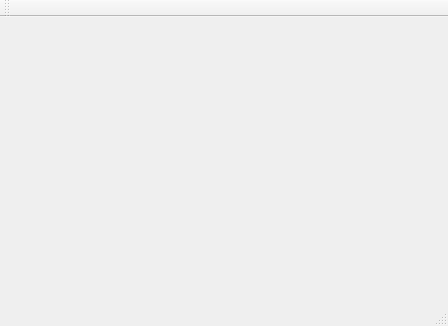
<?xml version="1.0" encoding="UTF-8"?>
<ui version="4.0">
 <class>CannonWindow</class>
 <widget class="QMainWindow" name="CannonWindow">
  <property name="geometry">
   <rect>
    <x>0</x>
    <y>0</y>
    <width>448</width>
    <height>326</height>
   </rect>
  </property>
  <property name="windowTitle">
   <string>CannonWindow</string>
  </property>
  <widget class="QWidget" name="centralWidget">
   <layout class="QVBoxLayout" name="verticalLayout"/>
  </widget>
  <widget class="QMenuBar" name="menuBar">
   <property name="geometry">
    <rect>
     <x>0</x>
     <y>0</y>
     <width>448</width>
     <height>21</height>
    </rect>
   </property>
  </widget>
  <widget class="QToolBar" name="mainToolBar">
   <attribute name="toolBarArea">
    <enum>TopToolBarArea</enum>
   </attribute>
   <attribute name="toolBarBreak">
    <bool>false</bool>
   </attribute>
  </widget>
  <widget class="QStatusBar" name="statusBar"/>
 </widget>
 <layoutdefault spacing="6" margin="11"/>
 <resources/>
 <connections/>
</ui>
